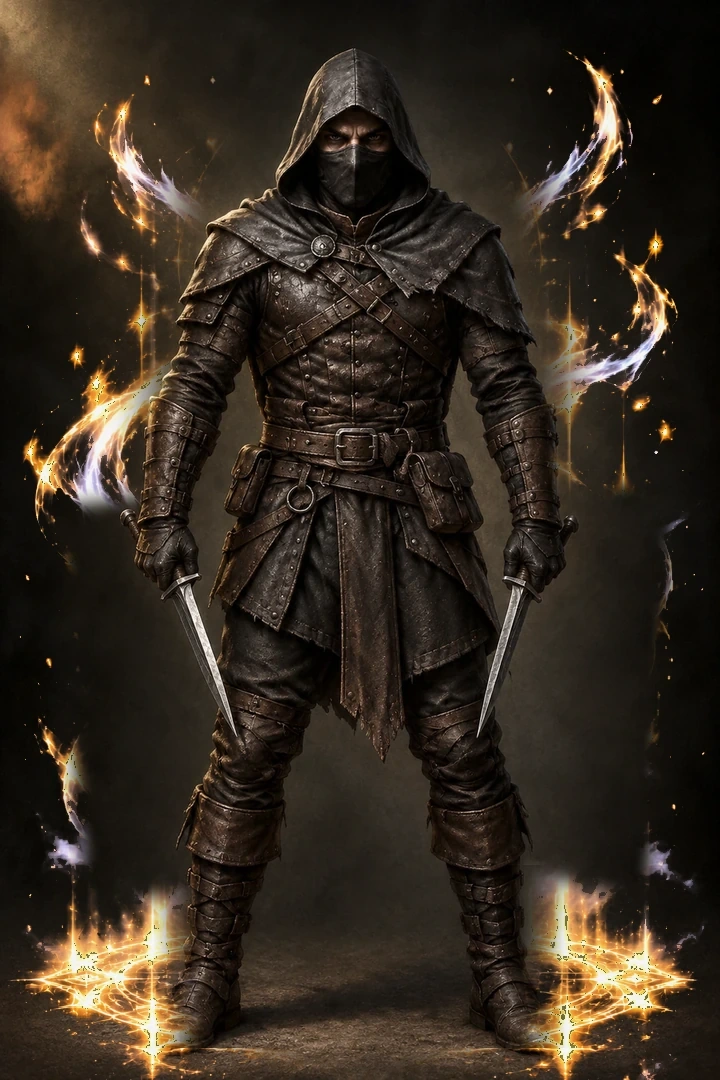
#> input picture img/personaggi/aura-divina-v366/assassino/base.webp, 720 x 1080 px
$ python render_divine_v373.py
#> lines starting #> are read from the running program, lines starting #| are printed output that depends on the picture
#!/usr/bin/env python3
"""Nine original-photo Divine Aura rewards, precise framing and identical golden effect.
No text-to-image character regeneration: faces, armor and weapons use v366 photos.
"""
from pathlib import Path
from PIL import Image, ImageDraw, ImageFilter, ImageChops
import hashlib, json, math, random

ROOT=Path(__file__).resolve().parent.parent
SRC=ROOT/"img/personaggi/aura-divina-v366"
DST=ROOT/"img/personaggi/aura-divina-v373"
SIZE=(720,1080)
RES=Image.Resampling.LANCZOS
# Hand-verified top of hood/helmet/horns and bottom of boots in each ORIGINAL.
# Explicit identity mapping avoids transposed classes, reused art and invented skins.
ITEMS=[
 ("assassino","base",48,1043,"Assassino · Completo gratuito"),
 ("assassino","armatura-assassino-notte",122,950,"Assassino · Velo della Notte"),
 ("assassino","armatura-assassino-spettro",107,967,"Assassino · Spettro Cremisi"),
 ("guerriero","base",58,1040,"Guerriero · Completo gratuito"),
 ("guerriero","armatura-guerriero-braci",119,990,"Guerriero · Custode delle Braci"),
 ("guerriero","armatura-guerriero-abisso",115,988,"Guerriero · Armatura dell'Abisso"),
 ("berserker","base",25,1044,"Berserker · Completo gratuito"),
 ("berserker","armatura-berserker-rabbia",75,974,"Berserker · Rabbia"),
 ("berserker","armatura-berserker-apocalisse",114,975,"Berserker · Apocalisse"),
]
HEAD=78
FOOT=997

def normalized(path, head, foot):
    with Image.open(path) as obj:
        src=obj.convert("RGB")
    sw,sh=src.size
    assert (sw,sh)==SIZE,(path,src.size)
    scale=(FOOT-HEAD)/(foot-head)
    rw,rh=round(sw*scale),round(sh*scale)
    sharp=src.resize((rw,rh),RES)
    dx=(SIZE[0]-rw)//2
    dy=round(HEAD-head*scale)
    # The source can extend beyond the frame: use the SAME smoothly darkened
    # background rather than black bands or stretched faces.
    background=src.resize(SIZE,RES).filter(ImageFilter.GaussianBlur(48))
    background=Image.blend(background,Image.new("RGB",SIZE,(13,10,12)),.73).convert("RGBA")
    foreground=sharp.convert("RGBA")
    feather=Image.new("L",(rw,rh),255)
    fp=feather.load()
    for y in range(rh):
        edge_y=min(y,rh-1-y)
        for x in range(rw):
            edge=min(x,rw-1-x,edge_y)
            if edge<23:
                fp[x,y]=int(255*max(0,edge)/23)
    foreground.putalpha(feather)
    layer=Image.new("RGBA",SIZE,(0,0,0,0))
    layer.paste(foreground,(dx,dy))
    background.alpha_composite(layer)
    return background,scale,dx,dy

# [7 lines left out: function bezier, not called in this run]

def effect_template():
    w,h=SIZE
    e=Image.new("RGBA",SIZE,(0,0,0,0))
    d=ImageDraw.Draw(e,"RGBA")
    gold=(255,200,89)
    # One fixed, luminous halo and crown of rays on all nine images.
    halo_box=(w//2-122,83,w//2+122,327)
    for extra,alpha,width in [(7,90,8),(3,170,5),(0,235,3)]:
        d.ellipse((halo_box[0]-extra,halo_box[1]-extra,halo_box[2]+extra,halo_box[3]+extra),
                  outline=(*gold,alpha),width=width)
    # Retain authentic photographed light wings/ribbons from the originals.
    # Drawing new feather sheets here caused unnatural diagonal streaks.
    # Two consistent swirling light bands (kept behind bodies by protection mask).
    for cx,cy,rx,ry,rot in [(360,536,335,105,-.27),(360,760,340,113,.28)]:
        points=[]
        for i in range(360):
            angle=i*math.tau/359
            xx,yy=rx*math.cos(angle),ry*math.sin(angle)
            points.append((round(cx+xx*math.cos(rot)-yy*math.sin(rot)),
                           round(cy+xx*math.sin(rot)+yy*math.cos(rot))))
        d.line(points,fill=(255,216,125,85),width=2,joint="curve")
        d.line([(x,y+4) for x,y in points],fill=(255,172,70,48),width=1,joint="curve")
    # Original photos already have a physically grounded rune circle.
    # Do not draw a second one: avoid doubled rings or lines crossing boots.
    random.seed(75)
    for i in range(200):
        x=random.randrange(14,w-14)
        y=random.randrange(25,h-80)
        if 180<x<540 and 120<y<985:continue
        r=2 if i%12==0 else 1
        d.ellipse((x-r,y-r,x+r,y+r),fill=(255,211,132,210 if r==2 else 125))
    glow=e.filter(ImageFilter.GaussianBlur(11))
    glow.putalpha(glow.getchannel("A").point(lambda a:int(a*.65)))
    effect=Image.alpha_composite(glow,e)
    # Preserve EXACT photographic pixels of face, helmet, torso, sword, shields.
    mask=Image.new("L",SIZE,0)
    md=ImageDraw.Draw(mask)
    md.ellipse((132,82,588,998),fill=255)
    md.ellipse((73,220,647,760),fill=255)
    mask=mask.filter(ImageFilter.GaussianBlur(19))
    alpha=ImageChops.subtract(effect.getchannel("A"),mask)
    effect.putalpha(alpha)
    return effect

# [28 lines left out: function recover_horns, not called in this run]

def main():
    DST.mkdir(parents=True,exist_ok=True)
    fx=effect_template()
#> in effect_template, `mask=mask.filter(ImageFilter.GaussianBlur(19))`:
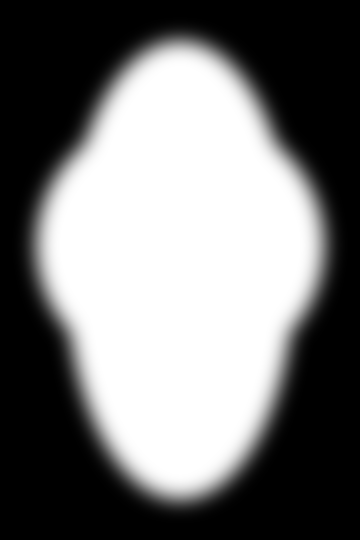
#> mask: PIL image 720x1080 L (shown at 1/2 size); min 0, max 255, mean 118.3
#> in effect_template, `alpha=ImageChops.subtract(effect.getchannel("A"),mask)`:
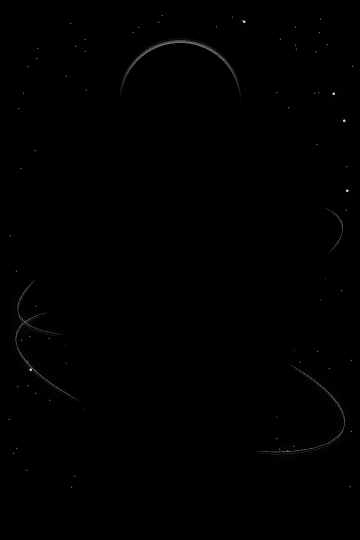
#> alpha: PIL image 720x1080 L (shown at 1/2 size); min 0, max 211, mean 0.6
    thumbs=[]
    manifest=[]
    for cls,armor,top,bottom,label in ITEMS:
        path=SRC/cls/(armor+".webp")
        assert path.is_file(),path
        original,scale,x,y=normalized(path,top,bottom)
#> in normalized, obj is the input picture: PIL image 720x1080 RGB; mean R, G, B 52.7, 42.7, 31.6
#> in normalized, `foreground.putalpha(feather)`:
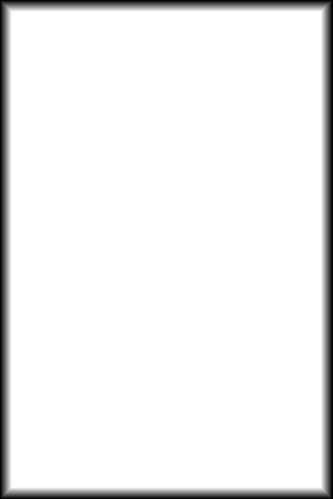
#> feather: PIL image 665x998 L (shown at 1/2 size); min 0, max 255, mean 239.9
#> in normalized, `layer.paste(foreground,(dx,dy))`:
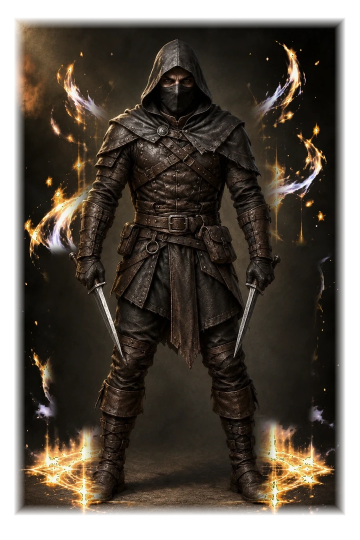
#> layer: PIL image 720x1080 RGBA (shown at 1/2 size); mean R, G, B, A 44.9, 36.5, 27, 204.8; transparent parts drawn white
#> in normalized, `background.alpha_composite(layer)`:
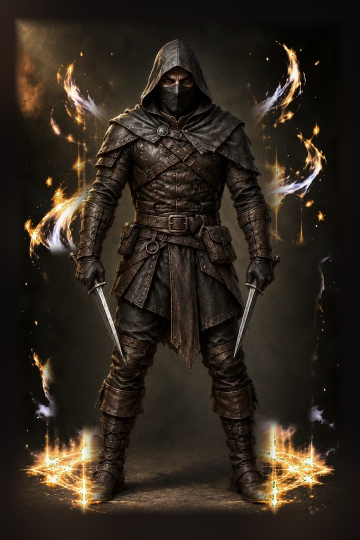
#> background: PIL image 720x1080 RGBA (shown at 1/2 size); mean R, G, B, A 47.6, 38.5, 29.2, 255
#> scale = 0.924; x = 27; y = 34
        # Only external golden effect; the original face / armor is never altered.
        result=Image.alpha_composite(original,fx)
        if cls=="berserker" and armor=="armatura-berserker-apocalisse":
            # Normalized Apocalisse photo has an authentic connected diagonal axe:
            # never paste a second floating axe.
            result=Image.alpha_composite(result,recover_horns(path,scale,x,y))
        outfile=DST/cls/(armor+".webp")
        outfile.parent.mkdir(parents=True,exist_ok=True)
        result.convert("RGB").save(outfile,"WEBP",quality=92,method=4)
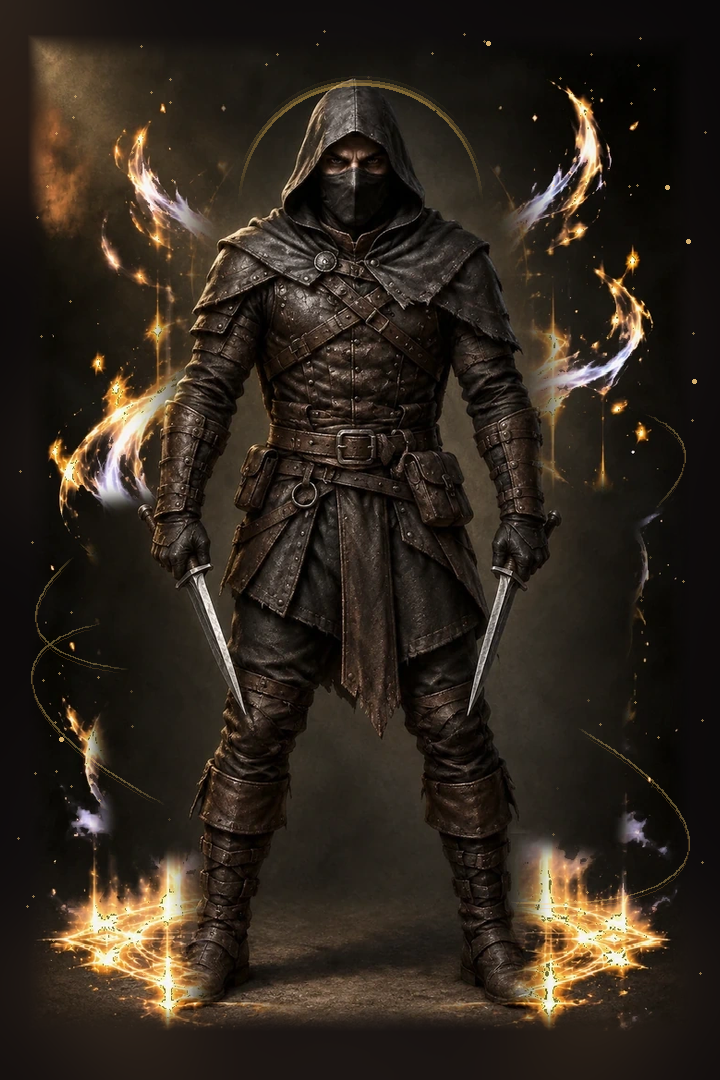
#> saved as base.webp: PIL image 720x1080 RGB; mean R, G, B 48, 38.9, 29.3
#> (the run stopped early here; a loop or call above may not have finished)

$ run again, with img/personaggi/aura-divina-v366/berserker/armatura-berserker-apocalisse.webp copied over img/personaggi/aura-divina-v366/assassino/base.webp
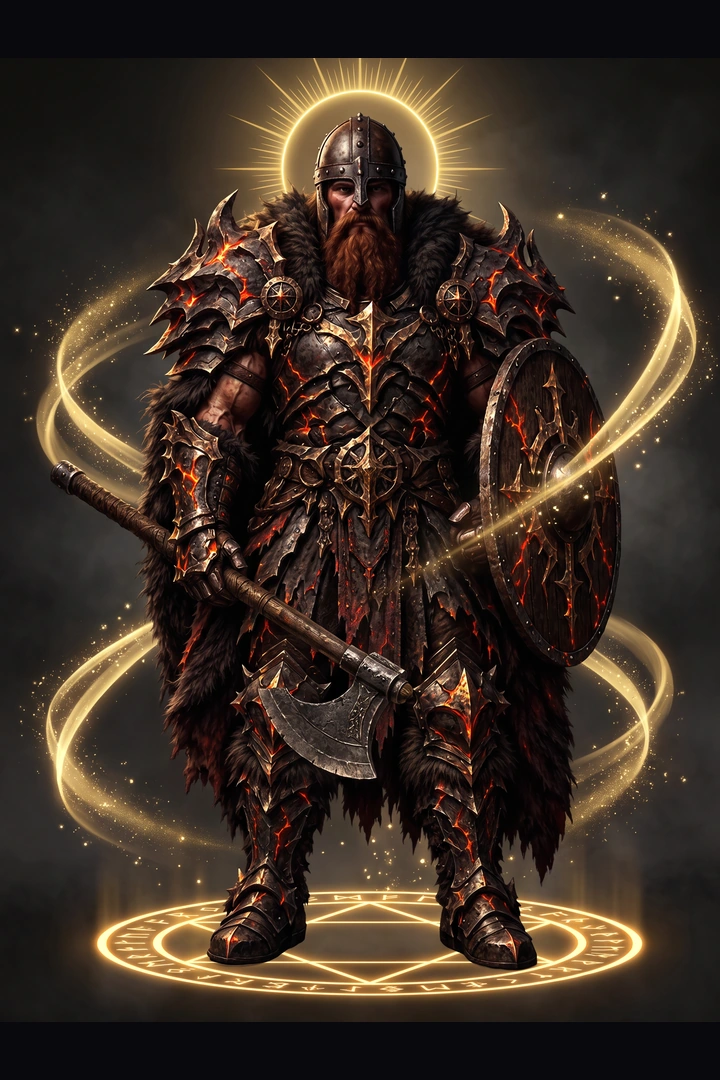
#> input picture img/personaggi/aura-divina-v366/berserker/armatura-berserker-apocalisse.webp, 720 x 1080 px
#> e: PIL image 720x1080 RGBA; every value is 0
#> in normalized, obj is the input picture: PIL image 720x1080 RGB; mean R, G, B 60.7, 47.2, 36.5
#> in normalized, `background.alpha_composite(layer)`:
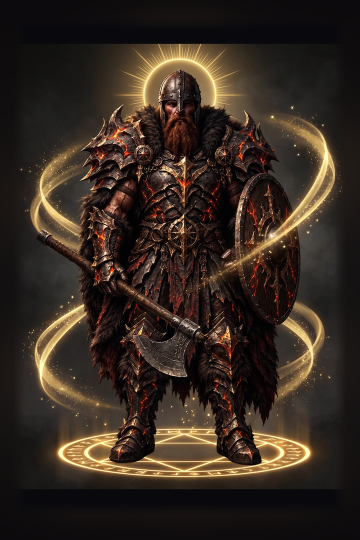
#> background: PIL image 720x1080 RGBA (shown at 1/2 size); mean R, G, B, A 54.5, 42.4, 33.3, 255
#> scale = 0.924; x = 27; y = 34
#> in main, `result.convert("RGB").save(outfile,"WEBP",quality=92,method=4)`:
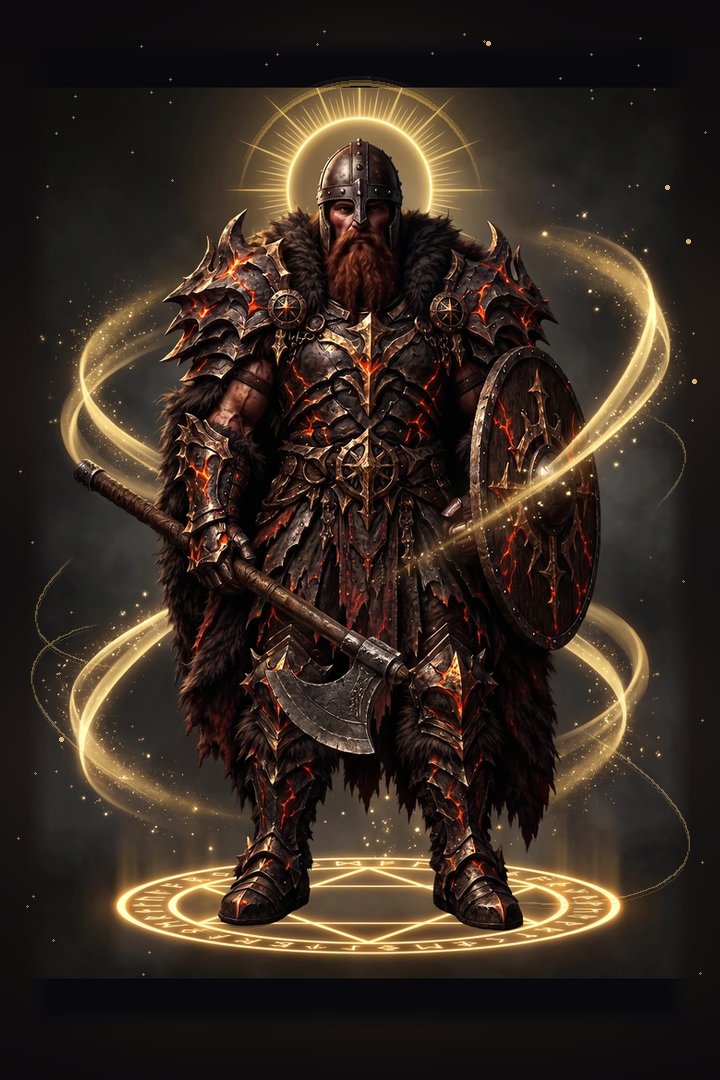
#> saved as base.webp: PIL image 720x1080 RGB; mean R, G, B 54.8, 42.6, 33.4

$ run again, with img/personaggi/aura-divina-v366/berserker/armatura-berserker-rabbia.webp copied over img/personaggi/aura-divina-v366/assassino/base.webp
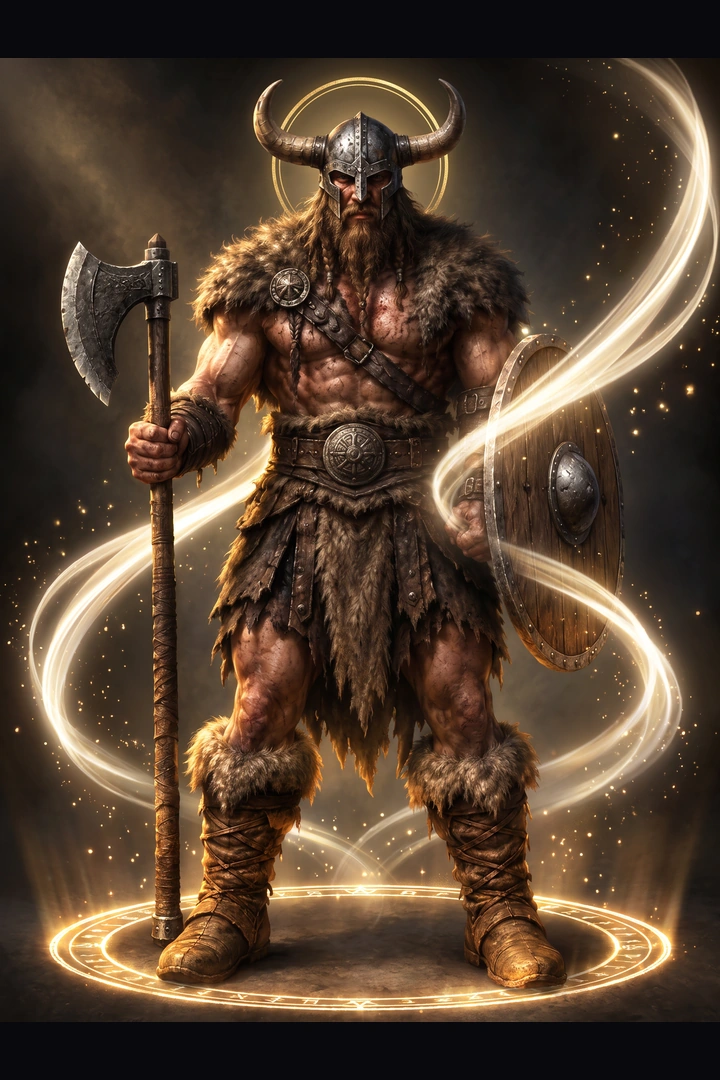
#> input picture img/personaggi/aura-divina-v366/berserker/armatura-berserker-rabbia.webp, 720 x 1080 px
#> e: PIL image 720x1080 RGBA; every value is 0
#> in normalized, obj is the input picture: PIL image 720x1080 RGB; mean R, G, B 84.8, 65.7, 49
#> in normalized, `background.alpha_composite(layer)`:
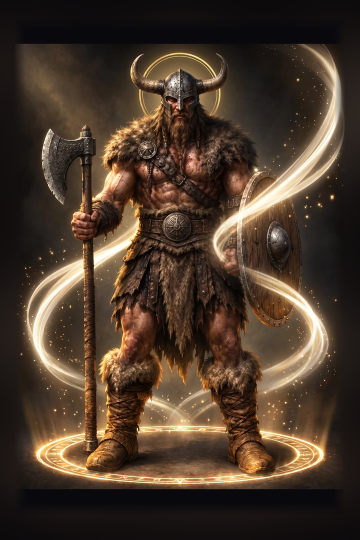
#> background: PIL image 720x1080 RGBA (shown at 1/2 size); mean R, G, B, A 75.4, 58.4, 44.2, 255
#> scale = 0.924; x = 27; y = 34
#> in main, `result.convert("RGB").save(outfile,"WEBP",quality=92,method=4)`:
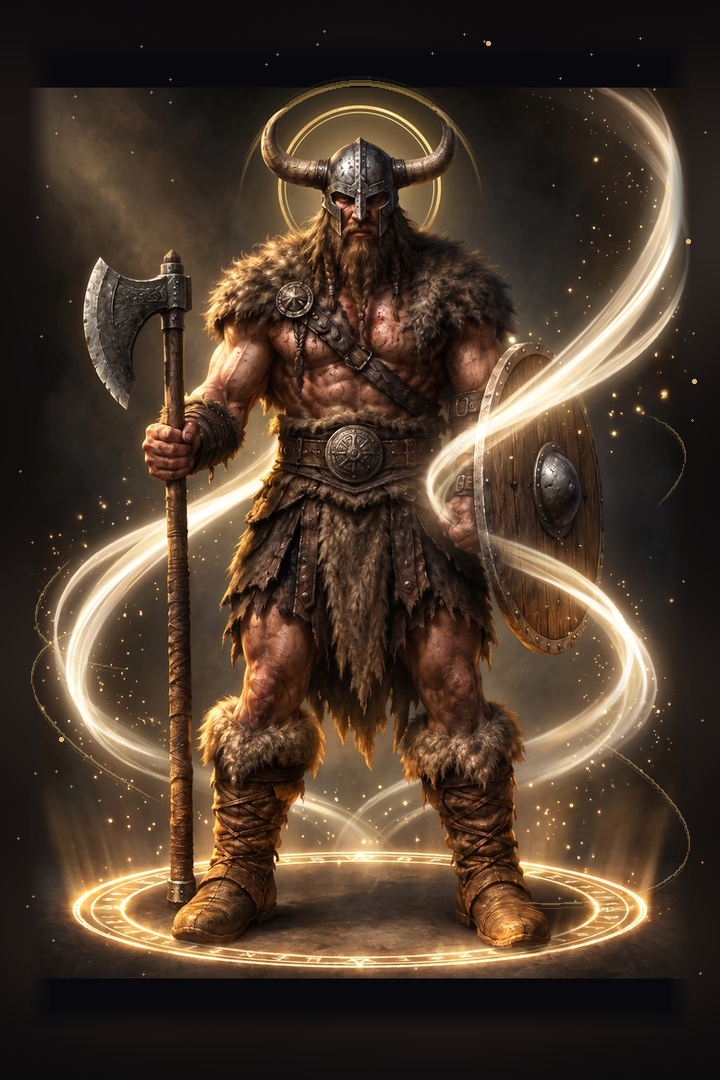
#> saved as base.webp: PIL image 720x1080 RGB; mean R, G, B 75.7, 58.6, 44.3
